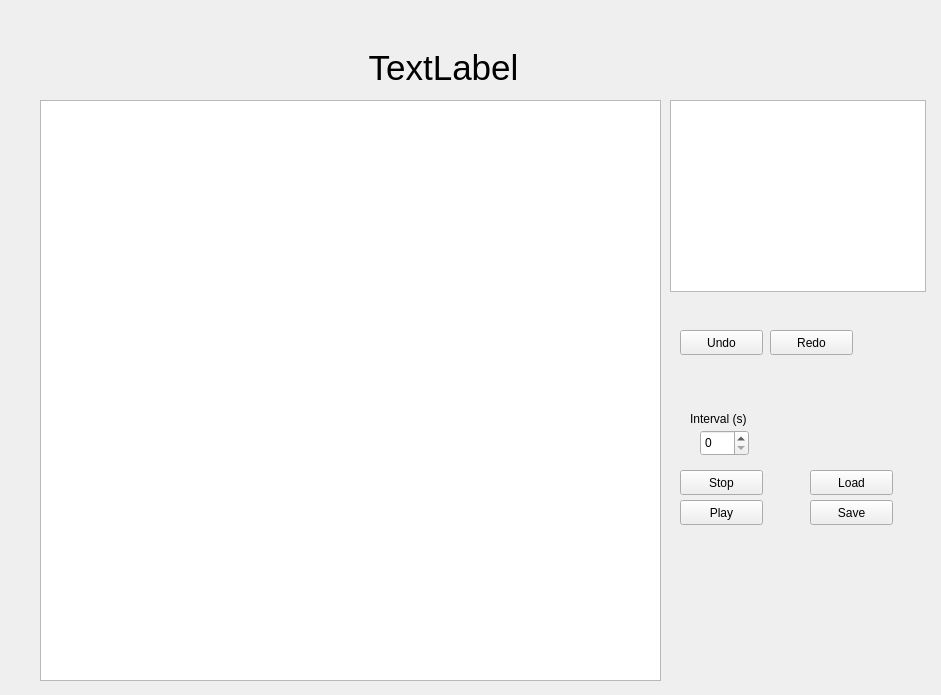
<?xml version="1.0" encoding="UTF-8"?>
<ui version="4.0">
 <class>ChessGame</class>
 <widget class="QWidget" name="ChessGame">
  <property name="geometry">
   <rect>
    <x>0</x>
    <y>0</y>
    <width>941</width>
    <height>695</height>
   </rect>
  </property>
  <property name="windowTitle">
   <string>Form</string>
  </property>
  <widget class="QGraphicsView" name="chessBoardView">
   <property name="geometry">
    <rect>
     <x>40</x>
     <y>100</y>
     <width>621</width>
     <height>581</height>
    </rect>
   </property>
  </widget>
  <widget class="QLabel" name="turnLabel">
   <property name="geometry">
    <rect>
     <x>213</x>
     <y>47</y>
     <width>461</width>
     <height>41</height>
    </rect>
   </property>
   <property name="font">
    <font>
     <pointsize>26</pointsize>
    </font>
   </property>
   <property name="text">
    <string>TextLabel</string>
   </property>
   <property name="alignment">
    <set>Qt::AlignCenter</set>
   </property>
  </widget>
  <widget class="QListWidget" name="movesList">
   <property name="geometry">
    <rect>
     <x>670</x>
     <y>100</y>
     <width>256</width>
     <height>192</height>
    </rect>
   </property>
  </widget>
  <widget class="QPushButton" name="undoButton">
   <property name="geometry">
    <rect>
     <x>680</x>
     <y>330</y>
     <width>83</width>
     <height>25</height>
    </rect>
   </property>
   <property name="text">
    <string>Undo</string>
   </property>
  </widget>
  <widget class="QPushButton" name="redoButton">
   <property name="geometry">
    <rect>
     <x>770</x>
     <y>330</y>
     <width>83</width>
     <height>25</height>
    </rect>
   </property>
   <property name="text">
    <string>Redo</string>
   </property>
  </widget>
  <widget class="QPushButton" name="playButton">
   <property name="geometry">
    <rect>
     <x>680</x>
     <y>500</y>
     <width>83</width>
     <height>25</height>
    </rect>
   </property>
   <property name="text">
    <string>Play</string>
   </property>
  </widget>
  <widget class="QSpinBox" name="autoplayIntervalBox">
   <property name="geometry">
    <rect>
     <x>700</x>
     <y>430</y>
     <width>49</width>
     <height>26</height>
    </rect>
   </property>
  </widget>
  <widget class="QLabel" name="label">
   <property name="geometry">
    <rect>
     <x>690</x>
     <y>410</y>
     <width>91</width>
     <height>17</height>
    </rect>
   </property>
   <property name="text">
    <string>Interval (s)</string>
   </property>
  </widget>
  <widget class="QPushButton" name="stopButton">
   <property name="geometry">
    <rect>
     <x>680</x>
     <y>470</y>
     <width>83</width>
     <height>25</height>
    </rect>
   </property>
   <property name="text">
    <string>Stop</string>
   </property>
  </widget>
  <widget class="QPushButton" name="loadButton">
   <property name="geometry">
    <rect>
     <x>810</x>
     <y>470</y>
     <width>83</width>
     <height>25</height>
    </rect>
   </property>
   <property name="text">
    <string>Load</string>
   </property>
  </widget>
  <widget class="QPushButton" name="saveButton">
   <property name="geometry">
    <rect>
     <x>810</x>
     <y>500</y>
     <width>83</width>
     <height>25</height>
    </rect>
   </property>
   <property name="text">
    <string>Save</string>
   </property>
  </widget>
 </widget>
 <resources/>
 <connections/>
</ui>
